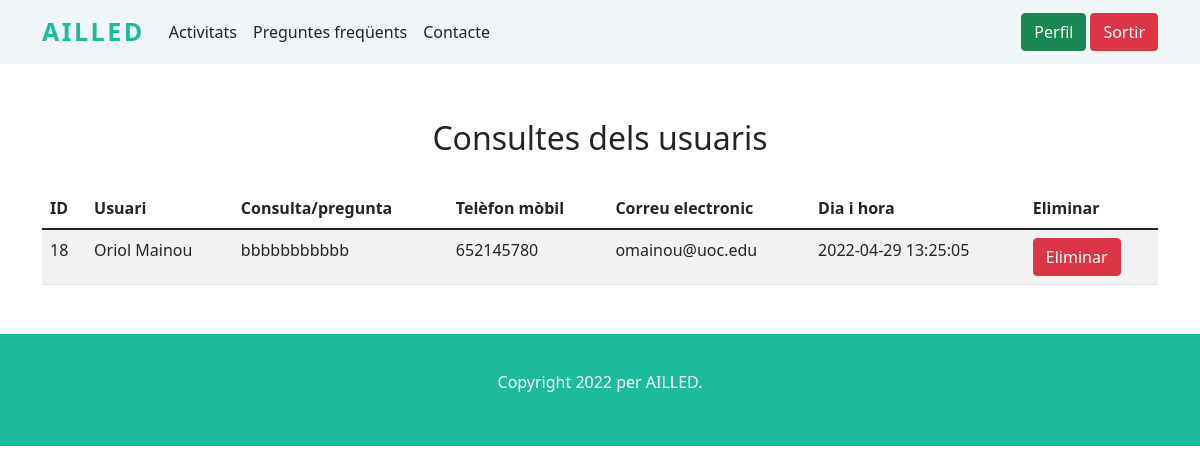
Screenshot of /Projecte3/admin_veure_consultes_usuaris.php (signed in) with the database file from the repository.
### tables this page shows
CREATE TABLE `formulari_consultes` (
  `id` int(11) NOT NULL,
  `id_usuari` int(11) NOT NULL,
  `pregunta` varchar(150) NOT NULL,
  `mobil` int(11) NOT NULL,
  `dia_hora` datetime NOT NULL
);

CREATE TABLE `usuari` (
  `id` int(11) NOT NULL,
  `nom` varchar(50) NOT NULL,
  `username` varchar(50) NOT NULL,
  `correu` varchar(50) NOT NULL,
  `contrasenya` text NOT NULL,
  `localitat` varchar(50) NOT NULL,
  `es_admin` int(11) NOT NULL
);

### Projecte3/admin_veure_consultes_usuaris.php (the view, shortened to what this page needs)
<?php
    include "servidor/connexio.php";
?>
<!doctype html>
<html lang="es">
<head>
    <?php
        include "codi_repetit/head.php";
    ?>
</head>
<body>
    <nav class="navbar navbar-expand-lg navbar-light">
        <?php
        include "codi_repetit/navbar.php";
        ?>
    </nav>
    <?php
        if ($_SESSION['es_admin_usuari_sessio'] == 1) {
            ?>
                <main>
                    <div class="container">
                        <section>
                            <h2>Consultes dels usuaris</h2>
                            <div class="table-responsive">
                                <table class="table table-striped">
                                    <thead>
                                        <tr>
                                            <th scope="col">ID</th>
                                            <th scope="col">Usuari</th>
                                            <th scope="col">Consulta/pregunta</th>
                                            <th scope="col">Telèfon mòbil</th>
                                            <th scope="col">Correu electronic</th>
                                            <th scope="col">Dia i hora</th>
                                            <th scope="col">Eliminar</th>
                                        </tr>
                                    </thead>
                                    <tbody>
                                        <?php
                                            $sql_consultes = "SELECT * FROM formulari_consultes";
                                            $resultat_consultes = $connexio->query($sql_consultes);
                                            if ($resultat_consultes->num_rows > 0) {
                                                while($row = $resultat_consultes->fetch_assoc()) {
                                                    echo "<tr>";
                                                        echo "<td>" . $row['id'] . "</td>";
                                                        $sql_consulta_usuari = "SELECT * FROM usuari WHERE id=" . $row['id_usuari'];
                                                        $resultat_consulta_usuari = $connexio->query($sql_consulta_usuari);
                                                        while($row2 = $resultat_consulta_usuari->fetch_assoc()) {
                                                            echo "<td>" . $row2['nom'] . "</td>";
                                                        }
                                                        echo "<td>" . $row['pregunta'] . "</td>";
                                                        echo "<td>" . $row['mobil'] . "</td>";
                                                        $sql_consulta_email = "SELECT * FROM usuari WHERE id=" . $row['id_usuari'];
                                                        $resultat_consulta_email = $connexio->query($sql_consulta_email);
                                                        while($row3 = $resultat_consulta_email->fetch_assoc()) {
                                                            echo "<td>" . $row3['correu'] . "</td>";
                                                        }
                                                        echo "<td>" . $row['dia_hora'] . "</td>";
                                                        echo "<td>";
                                                            echo "<form action='admin_veure_consultes_usuaris.php' method='post' name='eliminar_consulta'>";
                                                                echo "<input type='submit' name='eliminar_consulta' value='Eliminar' class='btn btn-danger'>";
                                                            echo "</form>";
                                                        echo "</td>";
                                                    echo "</tr>";
                                                }
                                            } else {
                                                echo "<tr>";
                                                    echo "<td colspan='6'>No hi ha cap consulta / pregunta.</td>";
                                                echo "</tr>";
                                            }
                                        ?>
                                    </tbody>
                                </table>
                            </div>
                        </section>
                    </div>
                </main>
            <?php
        } else {
            header("LOCATION: index.php");
        }
    ?>
    <footer>
        <?php
            include "codi_repetit/footer.php";
        ?>
    </footer>
</body>
</html>

### Projecte3/css/estils.css (style rules this page uses)
nav { background-color: #F0F5F8; }
main div.container section, footer div#peupagina { padding: 3% 0; }
main div.container section h2 { text-align: center; padding: 2% 0; }
footer { background-color: #1ABC9C; }

### rows the page displays
formulari_consultes: id "18", pregunta "bbbbbbbbbbb", mobil "652145780", dia_hora "2022-04-29 13:25:05"
usuari: nom "Oriol Mainou", correu "omainou@uoc.edu"
